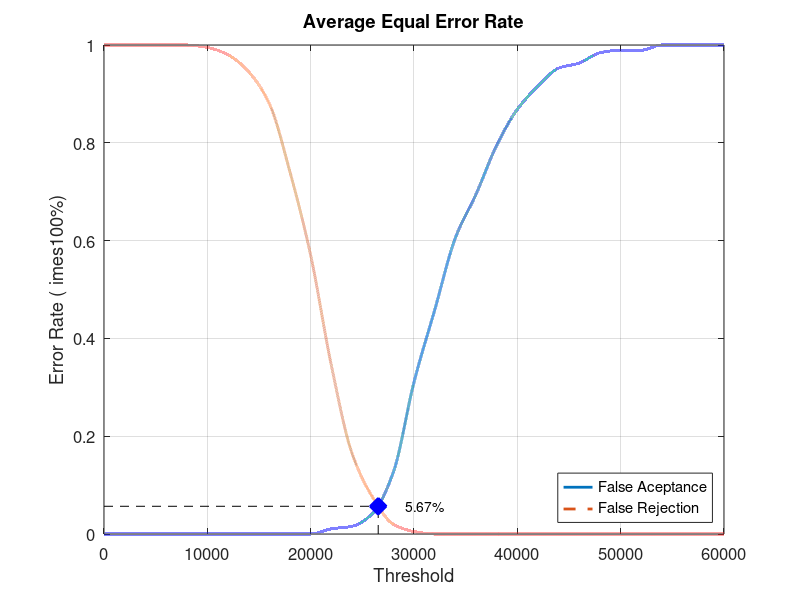
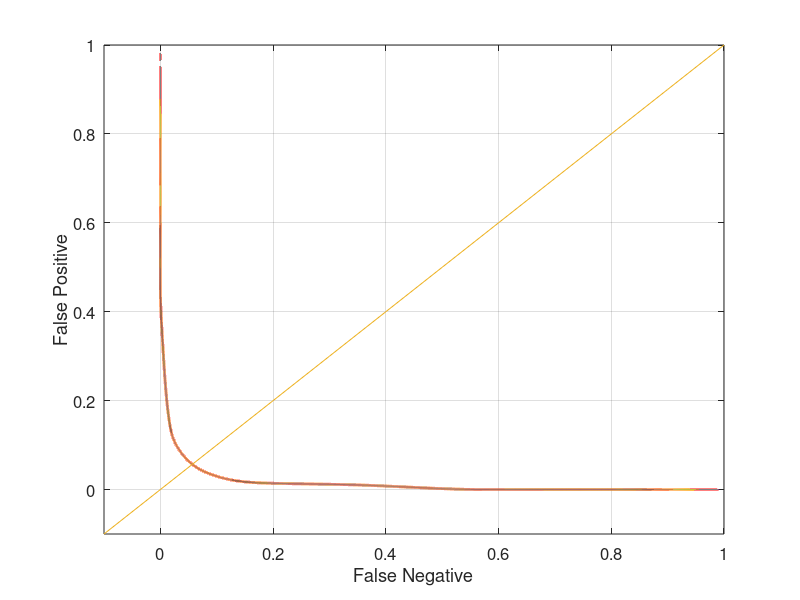

Here is the MATLAB script that generated these plots, in order:
close all;
clear;
clc;
x = 0:2000:60000;
xq = 0:0.5:60000;

y0 = [0 0 0 0 0 0 0 0 0 0 0 0.0105263 0.0157895 0.0421053 0.126316 0.310526 0.457895 0.605263 0.694737 0.794737 0.868421 0.915789 0.952632 0.963158 0.984211 0.989474 0.989474 1 1 1 1]
yy0 = interp1(x, y0, xq, 'pchip');
y1 = [1 1 1 1 1 0.995 0.98 0.945 0.88 0.74 0.57 0.345 0.165 0.075 0.02 0.005 0 0 0 0 0 0 0 0 0 0 0 0 0 0 0]
yy1 = interp1(x, y1, xq, 'pchip');

% Calculating EER: 
y2 = abs(y0 - y1);
find(y2 == min(y2))
yy2 = abs(yy0 - yy1);
xEER = find(yy2 == min(yy2));
xEERIndex = xq(xEER) % X-axis EER
yEER = yy0(xEER) % Y-axis EER

main = figure
plot(xq, yy0,'-','LineWidth', 2);	hold on
plot(xq, yy1,'--','LineWidth', 2);	hold on
plot([xEERIndex xEERIndex], [0 yEER], 'k--');	hold on
plot([0 xEERIndex], [yEER yEER], 'k--');	hold on
plot(xEERIndex, yEER, 'bx', 'LineWidth', 10);	hold on
text(xEERIndex + 10 * xEERIndex / 100, yEER, [num2str(round((10000 * yEER)) / 100) '%'])
legend('False Aceptance', 'False Rejection', 'Location', 'SouthEast')
xlabel('Threshold')
ylabel('Error Rate (	imes100%)')
title('Average Equal Error Rate')
set(gca, 'FontSize', 12)
axis([0 60000 0 1])
grid on

print(main, 'Database3_1Main', '-dpng');
FNRxFPR = figure('Color', [1 1 1]);
plot(yy1, yy0, '-', yy1, yy0, 'LineWidth', 2);
hold on
y = -0.1:0.1:1
plot(y, y); 
set(gca, 'FontSize', 12)
xlabel('False Negative')
ylabel('False Positive')
axis([-0.1 1 -0.1 1])
set(gca, 'FontSize', 12)
grid on

print(FNRxFPR, 'Database3_1FNRxFPR','-dpng');
